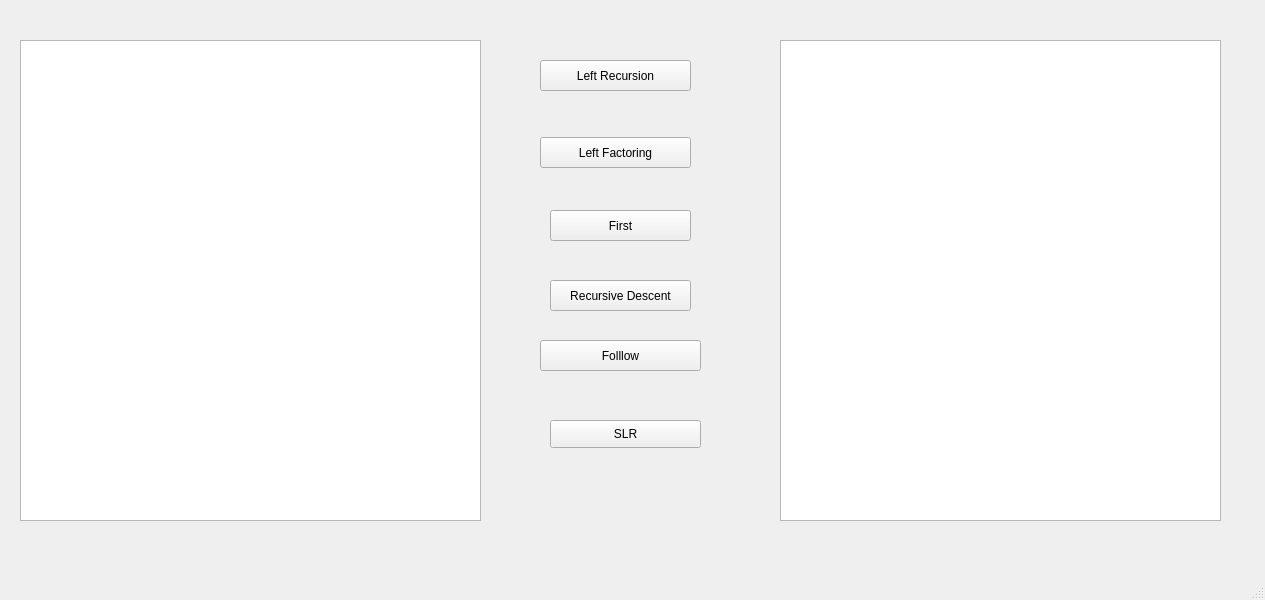
<?xml version="1.0" encoding="UTF-8"?>
<ui version="4.0">
 <class>MainWindow</class>
 <widget class="QMainWindow" name="MainWindow">
  <property name="geometry">
   <rect>
    <x>0</x>
    <y>0</y>
    <width>1265</width>
    <height>600</height>
   </rect>
  </property>
  <property name="windowTitle">
   <string>MainWindow</string>
  </property>
  <widget class="QWidget" name="centralwidget">
   <widget class="QPushButton" name="pushButton">
    <property name="geometry">
     <rect>
      <x>540</x>
      <y>60</y>
      <width>151</width>
      <height>31</height>
     </rect>
    </property>
    <property name="text">
     <string>Left Recursion</string>
    </property>
   </widget>
   <widget class="QTextEdit" name="textEdit">
    <property name="geometry">
     <rect>
      <x>20</x>
      <y>40</y>
      <width>461</width>
      <height>481</height>
     </rect>
    </property>
   </widget>
   <widget class="QTextEdit" name="textEdit_2">
    <property name="geometry">
     <rect>
      <x>780</x>
      <y>40</y>
      <width>441</width>
      <height>481</height>
     </rect>
    </property>
   </widget>
   <widget class="QPushButton" name="Left_factoring">
    <property name="geometry">
     <rect>
      <x>540</x>
      <y>137</y>
      <width>151</width>
      <height>31</height>
     </rect>
    </property>
    <property name="text">
     <string>Left Factoring</string>
    </property>
   </widget>
   <widget class="QPushButton" name="fnf">
    <property name="geometry">
     <rect>
      <x>550</x>
      <y>210</y>
      <width>141</width>
      <height>31</height>
     </rect>
    </property>
    <property name="text">
     <string>First</string>
    </property>
   </widget>
   <widget class="QPushButton" name="rd">
    <property name="geometry">
     <rect>
      <x>550</x>
      <y>280</y>
      <width>141</width>
      <height>31</height>
     </rect>
    </property>
    <property name="text">
     <string>Recursive Descent</string>
    </property>
   </widget>
   <widget class="QPushButton" name="pushButton_2">
    <property name="geometry">
     <rect>
      <x>540</x>
      <y>340</y>
      <width>161</width>
      <height>31</height>
     </rect>
    </property>
    <property name="text">
     <string>Folllow</string>
    </property>
   </widget>
   <widget class="QPushButton" name="pushButton_3">
    <property name="geometry">
     <rect>
      <x>550</x>
      <y>420</y>
      <width>151</width>
      <height>28</height>
     </rect>
    </property>
    <property name="text">
     <string>SLR</string>
    </property>
   </widget>
  </widget>
  <widget class="QMenuBar" name="menubar">
   <property name="geometry">
    <rect>
     <x>0</x>
     <y>0</y>
     <width>1265</width>
     <height>26</height>
    </rect>
   </property>
  </widget>
  <widget class="QStatusBar" name="statusbar"/>
 </widget>
 <resources/>
 <connections/>
</ui>
